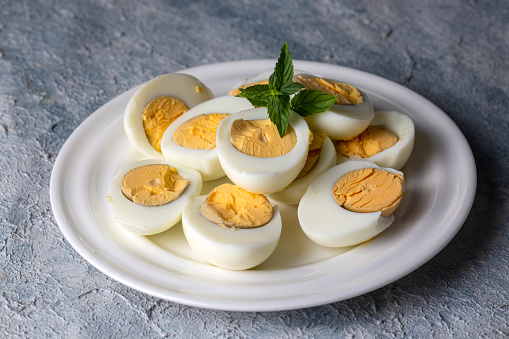
#> input picture opencv/assets/Eggs.jpg, 509 x 339 px, found by its file name
$ python crop.py
#> lines starting #> are read from the running program, lines starting #| are printed output that depends on the picture
import cv2

image = cv2.imread(r"..\assets\Eggs.jpg")
#> image is the input picture: shape (339, 509, 3); mean B, G, R 134.2, 140.3, 143.8

if image is not None:
    print("Image loaded successfully.")
    print(image.shape)
#| (339, 509, 3)
    cropped = image[50:339, 100:509]
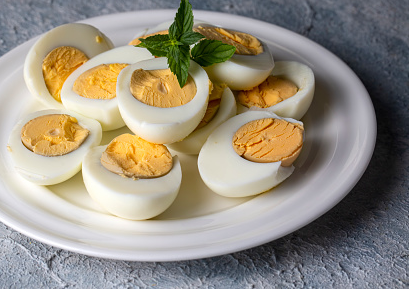
#> cropped: shape (289, 409, 3); mean B, G, R 128.5, 142.7, 150.2
    cv2.imshow("Original", image)
    cv2.imshow("Cropped", cropped)
    cv2.imwrite("Cropped_img.jpg", cropped)
    cv2.waitKey(0)
    cv2.destroyAllWindows()
else:
    print("No image found.")

$ run again, with opencv/assets/bird.jpg copied over opencv/assets/Eggs.jpg
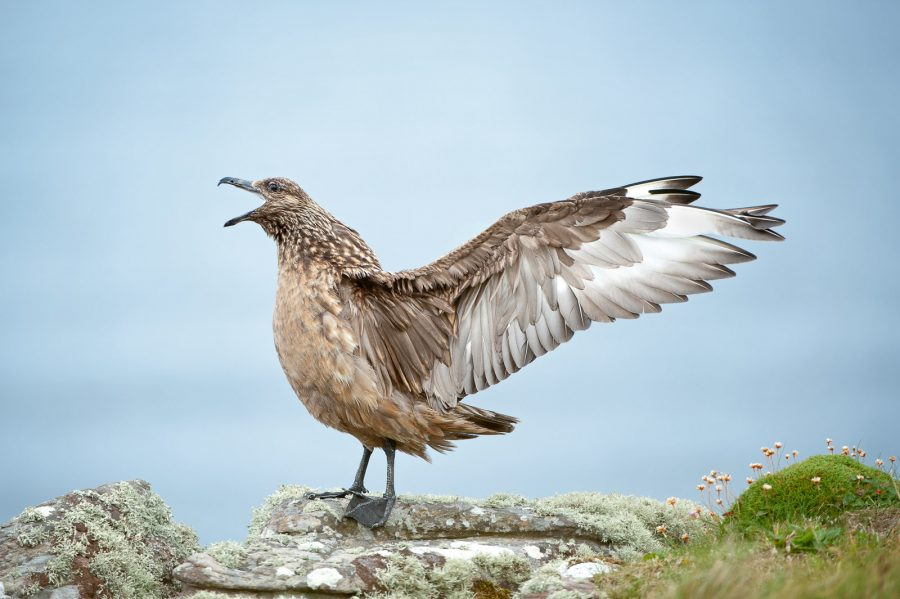
#> input picture opencv/assets/bird.jpg, 900 x 599 px, found by its file name
#> image is the input picture: shape (599, 900, 3); mean B, G, R 196.1, 191, 174.4
#| (599, 900, 3)
#> `cropped = image[50:339, 100:509]`:
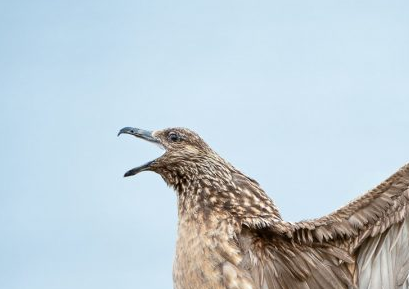
#> cropped: shape (289, 409, 3); mean B, G, R 212.8, 204.6, 190.7

$ run again, with opencv/assets/camel.jpg copied over opencv/assets/Eggs.jpg
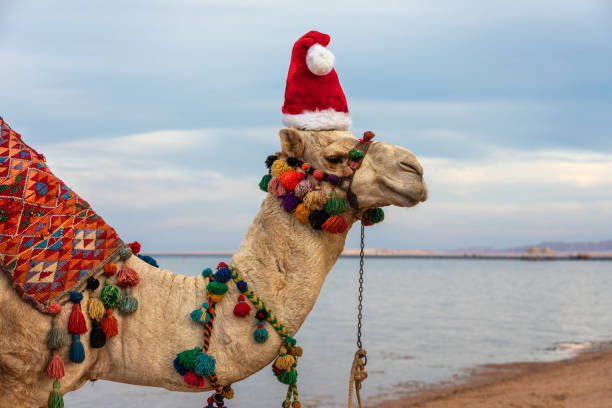
#> input picture opencv/assets/camel.jpg, 612 x 408 px, found by its file name
#> image is the input picture: shape (408, 612, 3); mean B, G, R 160.6, 161.8, 168.9
#| (408, 612, 3)
#> `cropped = image[50:339, 100:509]`:
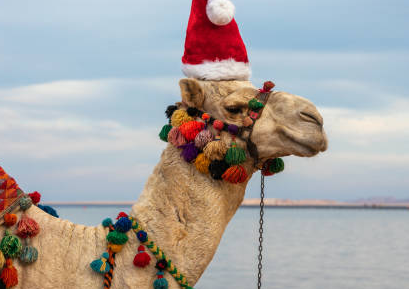
#> cropped: shape (289, 409, 3); mean B, G, R 163.8, 165.8, 170.5
